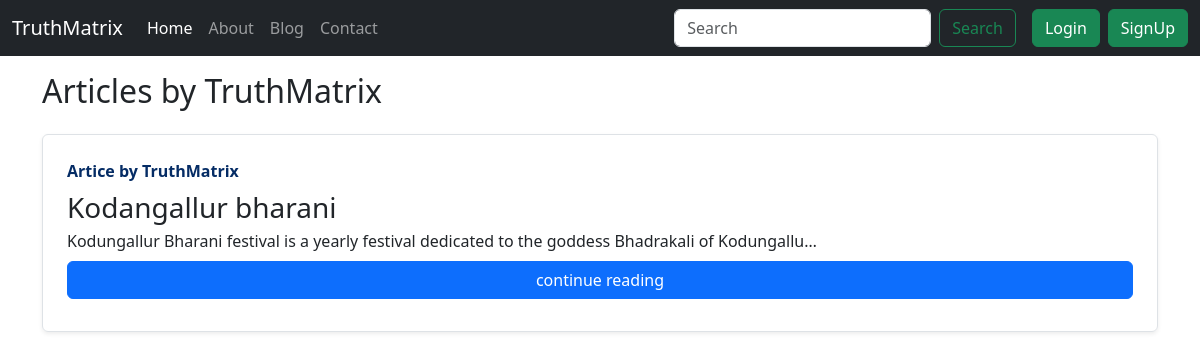
Screenshot of /blog/ with the database file from the repository.
### blog/models.py (models this page shows, shortened)
class Post(models.Model):
    sno = models.AutoField(primary_key=True)
    title = models.CharField(max_length=255)
    content = models.TextField()
    author = models.CharField(max_length=13)
    slug = models.CharField(max_length=100)
    timeStamp = models.DateTimeField(auto_now_add=True, blank=True)

### blog/views.py (the view)
# urls.py: path('', views.blogHome, name='bloghome'),
def blogHome(request):
    allPosts = Post.objects.all()
    context = {'allPosts': allPosts}
    return render(request, 'blog/blogHome.html',context)

### templates/blog/blogHome.html (shortened to what this page needs)
{% extends 'base.html' %}
{% block body %}
<div class="container my-3">
    <h2>Articles by TruthMatrix</h2>
    {% for post in allPosts %}
    <div class="row g-0 border rounded overflow-hidden flex-md-row my-4 shadow-sm h-md-250 position-relative">
        <div class="col p-4 d-flex flex-column position-static"> <strong class="d-inline-block mb-2 text-primary-emphasis">Artice by {{post.author}}</strong>
            <h3 class="mb-0">{{post.title}}</h3>
        <p class="card-text mb-auto">{{post.content | truncatechars:100}}</p>
          <a href="/blog/{{post.slug}}" role="button" class="btn btn-primary my-2">continue reading</a>
    </div>
</div>
</div>
{% endfor %}
{% endblock body %}

### rows the page displays
Post: author "TruthMatrix", title "Kodangallur bharani", content "Kodungallur Bharani festival is a yearly festival dedicated to the goddess Bhadrakali of Kodungallu…"
